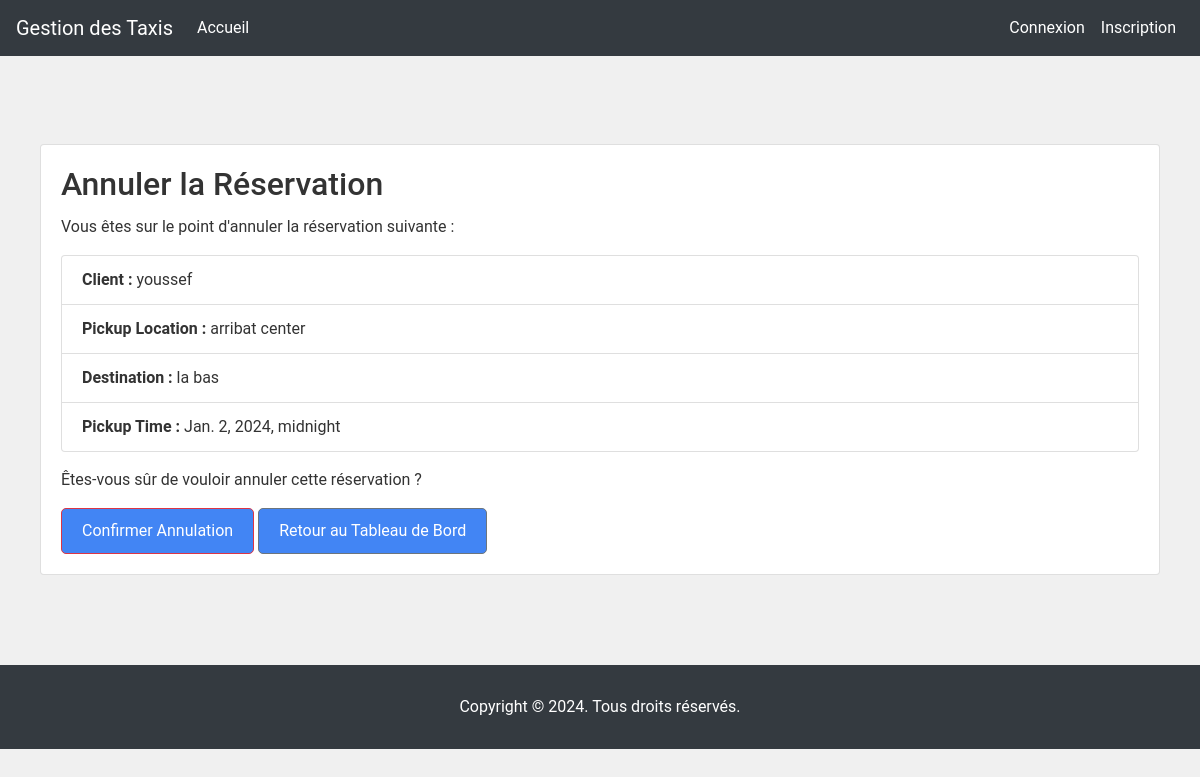
/cancel-booking/10/, run on the app's committed database.
### taxis/models.py (models this page shows, shortened)
class Booking(models.Model):
    user = models.ForeignKey(User, on_delete=models.CASCADE)
    driver = models.ForeignKey(Driver, on_delete=models.CASCADE, related_name='bookings', null=True, blank=True)
    pickup_location = models.CharField(max_length=100)
    destination = models.CharField(max_length=100)
    pickup_time = models.DateTimeField()
    created_at = models.DateTimeField(auto_now_add=True)
    contact_number = models.CharField(max_length=15, null=True, blank=True)

class User(AbstractUser):
    CLIENT = 'client'
    DRIVER = 'driver'
    ADMINISTRATEUR = 'administrateur'
    ROLE_CHOICES = [
        (CLIENT, 'Client'),
        (DRIVER, 'Driver'),
        (ADMINISTRATEUR, 'Administrateur'),
    ]
    role = models.CharField(max_length=20, choices=ROLE_CHOICES, default='client')
    groups = models.ManyToManyField(
        'auth.Group',
        verbose_name='groups',
        blank=True,
        related_name='taxis_users'  # related_name distinct pour groups
    )
    user_permissions = models.ManyToManyField(
        'auth.Permission',
        verbose_name='user permissions',
        blank=True,
        related_name='taxis_users'  # related_name distinct pour user_permissions
    )

### taxis/views.py (the view)
# urls.py: path('cancel-booking/<int:booking_id>/', views.cancel_booking, name='cancel_booking'),
def cancel_booking(request, booking_id):
    booking = get_object_or_404(Booking, pk=booking_id)
    if request.method == 'POST':
        booking.delete()
        return redirect('booking_list')  # Redirect to booking list page or home page
    return render(request, 'taxis/administrateur/cancel_booking.html', {'booking': booking})

### taxis/templates/taxis/administrateur/cancel_booking.html (shortened to what this page needs)
{% extends 'taxis/base.html' %}
{% block content %}
<div class="container mt-4">
    <div class="card">
        <div class="card-body">
            <h2 class="card-title">Annuler la Réservation</h2>
            <p>Vous êtes sur le point d'annuler la réservation suivante :</p>
            <ul class="list-group mb-3">
                <li class="list-group-item"><strong>Client :</strong> {{ booking.user.username }}</li>
                <li class="list-group-item"><strong>Pickup Location :</strong> {{ booking.pickup_location }}</li>
                <li class="list-group-item"><strong>Destination :</strong> {{ booking.destination }}</li>
                <li class="list-group-item"><strong>Pickup Time :</strong> {{ booking.pickup_time }}</li>
            </ul>
            <form method="post" action="{% url 'cancel_booking' booking.id %}">
                <p>Êtes-vous sûr de vouloir annuler cette réservation ?</p>
                <button type="submit" class="btn btn-danger">Confirmer Annulation</button>
                <a href="{% url 'driver_dashboard' %}" class="btn btn-secondary">Retour au Tableau de Bord</a>
            </form>
        </div>
    </div>
</div>
{% endblock %}

### taxis/static/css/style.css (style rules this page uses)
* { margin: 0; padding: 0; box-sizing: border-box; }
body { font-family: 'Roboto', sans-serif; background-color: #f0f0f0; color: #333; }
.container { max-width: 1200px; margin: 0 auto; padding: 20px; }
.btn { display: inline-block; padding: 10px 20px; background-color: #4285F4; color: #fff; text-decoration: none; border-radius: 5px; transition: background-color 0.3s ease; }

### data on the page
Booking: user.username "youssef", pickup_location "arribat center", destination "la bas", pickup_time "Jan. 2, 2024, midnight"
